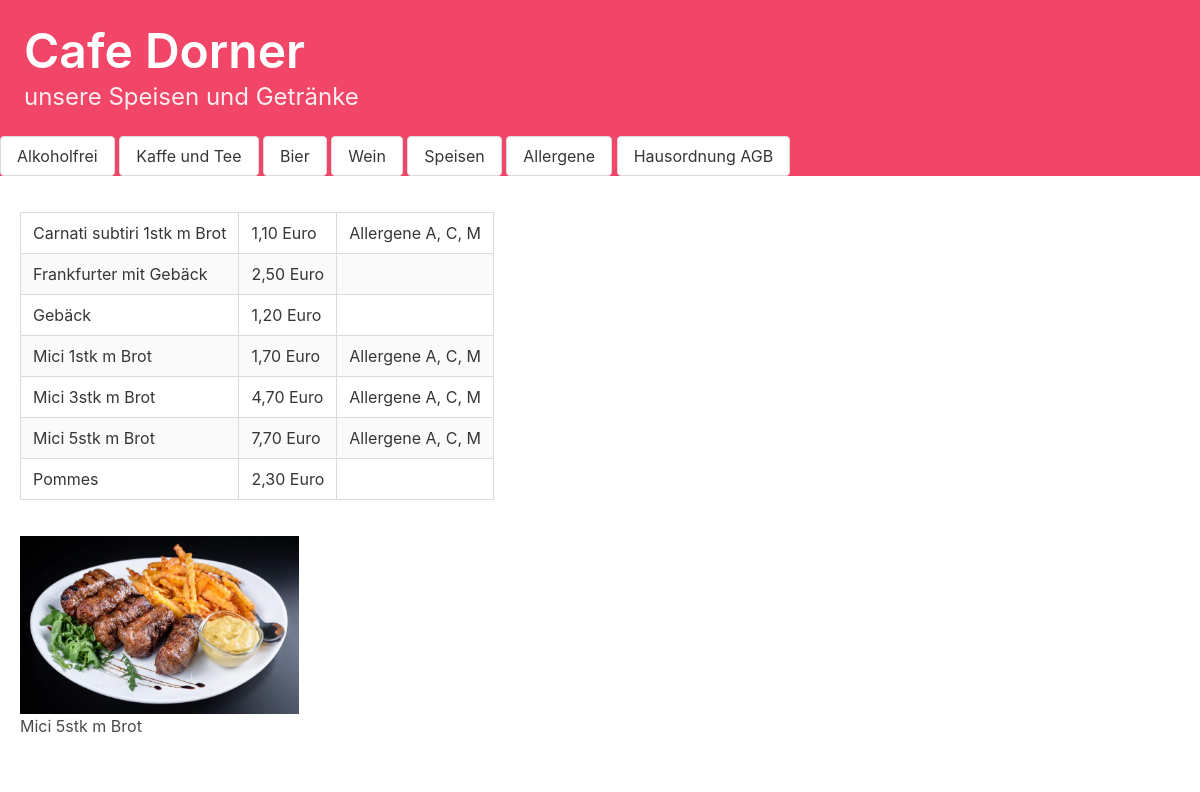
The app's page /speisen/, older data.
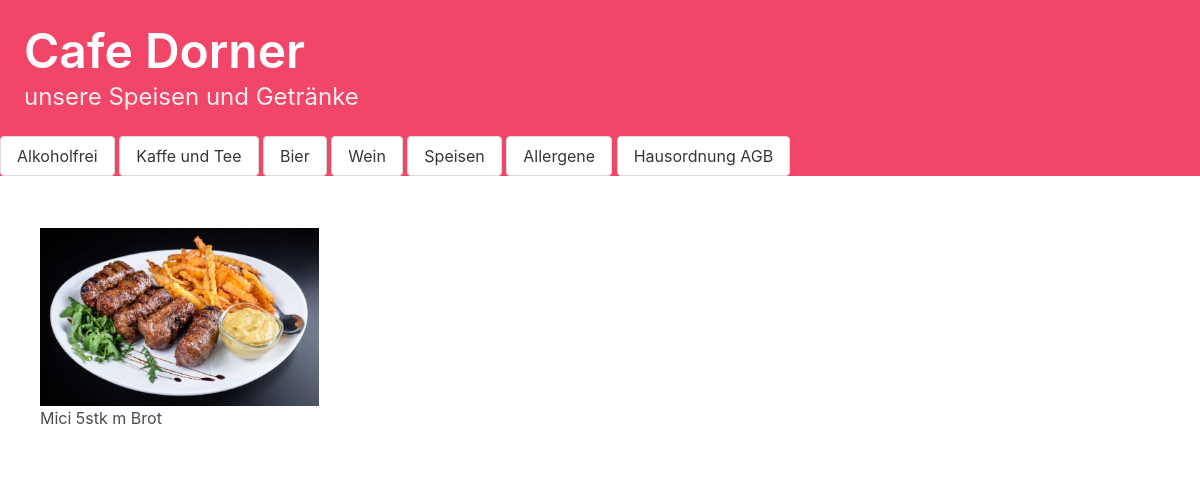
The same page, newer data.
### menue/models.py (models this page shows, shortened)
class Book(models.Model):
    Name = models.CharField(max_length=100)
    Kategorie = models.CharField(max_length=100)
    Verkaufspreis = models.CharField(max_length=100)
    Allergene = models.CharField(max_length=100)

### menue/views.py (the view)
# urls.py: path("speisen/", views.menue_speisen.as_view(), name="speisen"),
class menue_speisen(ListView):
    model = Book
    template_name = "speisen.html"
    def get_queryset(self):
        return Book.objects.filter(Kategorie="Speisen")

### templates/speisen.html
{% extends "base.html" %}
{% block content %}
    {% load static %}
    <div class="row">
      <div class="column " >
          <table class="table is-bordered is-striped ">
                {% for item in object_list %}
                <tr>
                    <td>{{ item.Name }} </td>
                    <td>{{ item.Verkaufspreis |slice:"-1" }} Euro</td>
                    <td>{{ item.Allergene  }}</td>
                </tr>
                {% endfor %}
           </table>
      </div>
      <div class="column">
          <figure class="image" >
              <img src="{% static 'MICI.jpg' %}" alt="My image" style="width:35%;">
              <figcaption>Mici 5stk m Brot</figcaption>
        </figure>
      </div>
    </div>
{% endblock %}

Row changes from the older to the newer data that the page shows:
removed Book: Name "Carnati subtiri 1stk m Brot", Verkaufspreis "1,10", Allergene "Allergene A, C, M"
removed Book: Name "Frankfurter mit Gebäck", Verkaufspreis "2,50"
removed Book: Name "Gebäck", Verkaufspreis "1,20"
removed Book: Name "Mici 1stk m Brot", Verkaufspreis "1,70", Allergene "Allergene A, C, M"
removed Book: Name "Mici 3stk m Brot", Verkaufspreis "4,70", Allergene "Allergene A, C, M"
removed Book: Name "Mici 5stk m Brot", Verkaufspreis "7,70", Allergene "Allergene A, C, M"
removed Book: Name "Pommes", Verkaufspreis "2,30"
